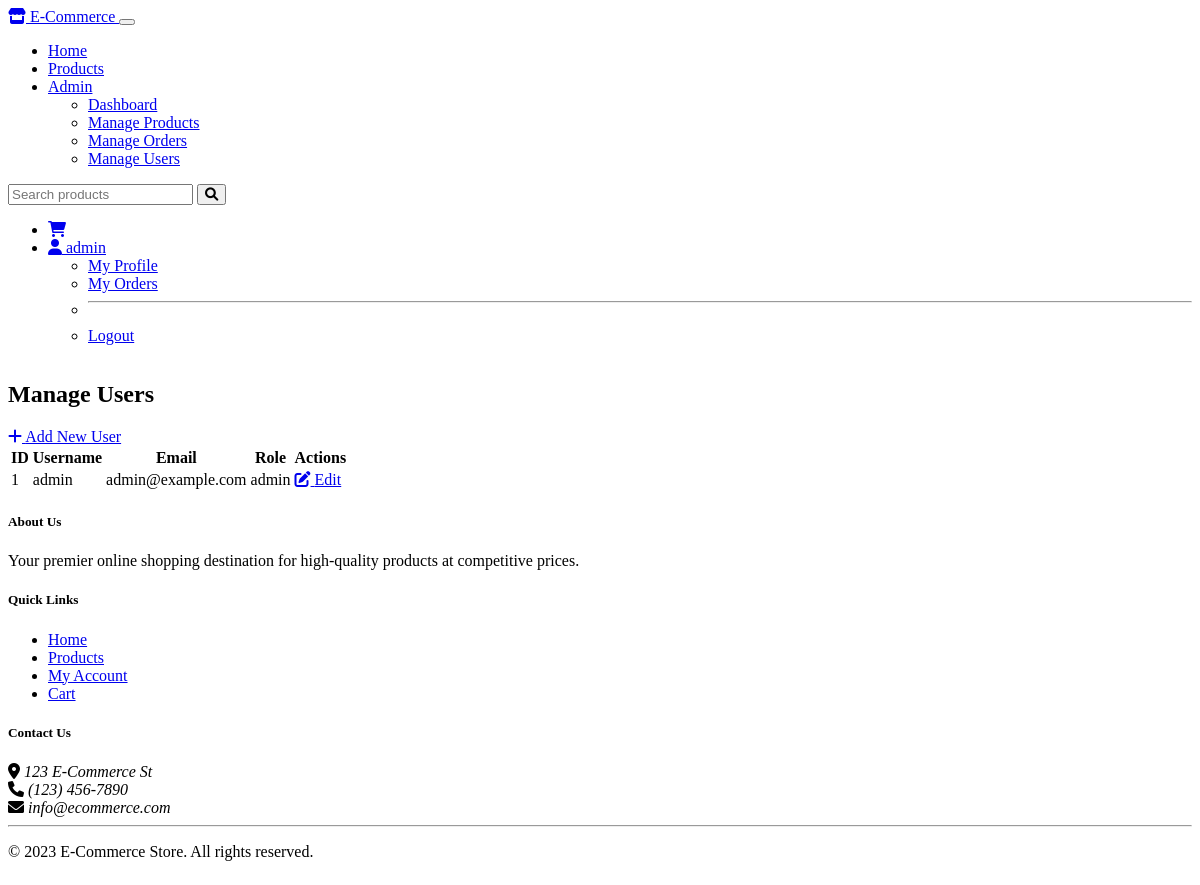
Page /admin/users (signed in) on the committed database.
### tables this page shows
CREATE TABLE users (
        id INTEGER PRIMARY KEY AUTOINCREMENT,
        username TEXT UNIQUE NOT NULL,
        email TEXT UNIQUE NOT NULL,
        password TEXT NOT NULL,
        role TEXT NOT NULL DEFAULT 'customer'
    );

### admin.py (the view)
@admin_bp.route('/users')
@login_required
@admin_required
def users():
    conn = get_db_connection()
    users = conn.execute('SELECT * FROM users ORDER BY id DESC').fetchall()
    conn.close()
    return render_template('admin/users.html', users=users)

### admin.py (called while the page is built)
def admin_required(f):
    @wraps(f)
    def decorated_function(*args, **kwargs):
        if not current_user.is_authenticated or current_user.role != 'admin':
            abort(403)
        return f(*args, **kwargs)
    return decorated_function

### app.py (called while the page is built)
def get_db_connection():
    conn = sqlite3.connect(DATABASE)
    conn.row_factory = sqlite3.Row
    return conn

### models.py (called while the page is built)
@login_manager.user_loader
def load_user(user_id):
    return User.get_by_id(user_id)

    @staticmethod
    def get_by_id(user_id):
        conn = get_db_connection()
        user = conn.execute('SELECT * FROM users WHERE id = ?', (user_id,)).fetchone()
        conn.close()
        if user:
            return User(
                id=user['id'],
                username=user['username'],
                email=user['email'],
                role=user['role']
            )
        return None

### templates/admin/users.html (shortened to what this page needs)
{% extends 'base.html' %}
{% block content %}
<div class="container">
    {% if is_edit %}
        <div class="row mb-4">
            <div class="col-12">
                <div class="d-flex justify-content-between align-items-center">
                    <h2>Edit User</h2>
                    <a href="{{ url_for('admin.users') }}" class="btn btn-secondary">Back to Users</a>
                </div>
            </div>
        </div>
        <div class="row">
            <div class="col-md-6 mx-auto">
                <div class="card">
                    <div class="card-body">
                        <form method="POST" action="{{ url_for('admin.edit_user', user_id=user.id) }}">
                            <div class="mb-3">
                                <label for="username" class="form-label">Username*</label>
                                <input type="text" class="form-control" id="username" name="username" value="{{ user.username }}" required>
                            </div>
                            <div class="mb-3">
                                <label for="email" class="form-label">Email*</label>
                                <input type="email" class="form-control" id="email" name="email" value="{{ user.email }}" required>
                            </div>
                            <div class="mb-3">
                                <label for="role" class="form-label">Role*</label>
                                <select class="form-select" id="role" name="role" required>
                                    <option value="admin" {% if user.role == 'admin' %}selected{% endif %}>Admin</option>
                                    <option value="customer" {% if user.role == 'customer' %}selected{% endif %}>Customer</option>
                                </select>
                            </div>
                            <div class="d-grid gap-2">
                                <button type="submit" class="btn btn-primary">Update User</button>
                            </div>
                        </form>
                    </div>
                </div>
            </div>
        </div>
    {% else %}
        <div class="row mb-4">
            <div class="col-12">
                <div class="d-flex justify-content-between align-items-center">
                    <h2>Manage Users</h2>
                    <a href="{{ url_for('admin.add_user') }}" class="btn btn-success">
                        <i class="fas fa-plus"></i> Add New User
                    </a>
                </div>
            </div>
        </div>
        <div class="row">
            <div class="col-12">
                <div class="card">
                    <div class="card-body">
                        {% if users %}
                        <div class="table-responsive">
                            <table class="table table-hover">
                                <thead>
                                    <tr>
                                        <th>ID</th>
                                        <th>Username</th>
                                        <th>Email</th>
                                        <th>Role</th>
                                        <th>Actions</th>
                                    </tr>
                                </thead>
                                <tbody>
                                    {% for user in users %}
                                    <tr>
                                        <td>{{ user.id }}</td>
                                        <td>{{ user.username }}</td>
                                        <td>{{ user.email }}</td>
                                        <td>
                                            <span class="badge bg-{% if user.role == 'admin' %}danger{% else %}info{% endif %}">
                                                {{ user.role }}
                                            </span>
                                        </td>
                                        <td>
                                            <div class="btn-group" role="group">
                                                <a href="{{ url_for('admin.edit_user', user_id=user.id) }}" class="btn btn-sm btn-warning">
                                                    <i class="fas fa-edit"></i> Edit
                                                </a>
                                            </div>
                                        </td>
                                    </tr>
                                    {% endfor %}
                                </tbody>
                            </table>
                        </div>
                        {% else %}
                        <div class="alert alert-info">No users found.</div>
                        {% endif %}
                    </div>
                </div>
            </div>
        </div>
    {% endif %}
</div>
{% endblock %}

### templates/base.html (shortened to what this page needs)
<!DOCTYPE html>
<html lang="en" data-bs-theme="dark">
<head>
    <link rel="stylesheet" href="https://cdn.replit.com/agent/bootstrap-agent-dark-theme.min.css">
    <link rel="stylesheet" href="https://cdnjs.cloudflare.com/ajax/libs/font-awesome/6.0.0/css/all.min.css">
    <link rel="stylesheet" href="{{ url_for('static', filename='css/custom.css') }}">
</head>
<body>
    <nav class="navbar navbar-expand-lg navbar-dark bg-dark">
        <div class="container">
            <a class="navbar-brand" href="{{ url_for('index') }}">
                <i class="fas fa-store"></i> E-Commerce
            </a>
            <button class="navbar-toggler" type="button" data-bs-toggle="collapse" data-bs-target="#navbarNav" aria-controls="navbarNav" aria-expanded="false" aria-label="Toggle navigation">
            </button>
            <div class="collapse navbar-collapse" id="navbarNav">
                <ul class="navbar-nav me-auto">
                    <li class="nav-item">
                        <a class="nav-link" href="{{ url_for('index') }}">Home</a>
                    </li>
                    <li class="nav-item">
                        <a class="nav-link" href="{{ url_for('shop.products') }}">Products</a>
                    </li>
                    {% if current_user.is_authenticated %}
                        {% if current_user.role == 'admin' %}
                            <li class="nav-item dropdown">
                                <a class="nav-link dropdown-toggle" href="#" id="adminDropdown" role="button" data-bs-toggle="dropdown" aria-expanded="false">
                                    Admin
                                </a>
                                <ul class="dropdown-menu" aria-labelledby="adminDropdown">
                                    <li><a class="dropdown-item" href="{{ url_for('admin.dashboard') }}">Dashboard</a></li>
                                    <li><a class="dropdown-item" href="{{ url_for('admin.products') }}">Manage Products</a></li>
                                    <li><a class="dropdown-item" href="{{ url_for('admin.orders') }}">Manage Orders</a></li>
                                    <li><a class="dropdown-item" href="{{ url_for('admin.users') }}">Manage Users</a></li>
                                </ul>
                            </li>
                        {% endif %}
                    {% endif %}
                </ul>
                <form class="d-flex me-2" action="{{ url_for('shop.products') }}" method="GET">
                    <input class="form-control me-2" type="search" name="search" placeholder="Search products" aria-label="Search">
                    <button class="btn btn-outline-light" type="submit">
                        <i class="fas fa-search"></i>
                    </button>
                </form>
                <ul class="navbar-nav">
                    {% if current_user.is_authenticated %}
                        <li class="nav-item">
                            <a class="nav-link position-relative" href="{{ url_for('cart.view_cart') }}">
                                <i class="fas fa-shopping-cart"></i>
                            </a>
                        </li>
                        <li class="nav-item dropdown">
                            <a class="nav-link dropdown-toggle" href="#" id="userDropdown" role="button" data-bs-toggle="dropdown" aria-expanded="false">
                                <i class="fas fa-user"></i> {{ current_user.username }}
                            </a>
                            <ul class="dropdown-menu dropdown-menu-end" aria-labelledby="userDropdown">
                                <li><a class="dropdown-item" href="{{ url_for('shop.profile') }}">My Profile</a></li>
                                <li><a class="dropdown-item" href="{{ url_for('shop.orders') }}">My Orders</a></li>
                                <li><hr class="dropdown-divider"></li>
                                <li><a class="dropdown-item" href="{{ url_for('auth.logout') }}">Logout</a></li>
                            </ul>
                        </li>
                    {% endif %}
                </ul>
            </div>
        </div>
    </nav>
    <main class="py-4">
        {% block content %}{% endblock %}
    </main>
    <footer class="bg-dark text-white py-4 mt-5">
        <div class="container">
            <div class="row">
                <div class="col-md-4">
                    <h5>About Us</h5>
                    <p>Your premier online shopping destination for high-quality products at competitive prices.</p>
                </div>
                <div class="col-md-4">
                    <h5>Quick Links</h5>
                    <ul class="list-unstyled">
                        <li><a href="{{ url_for('index') }}" class="text-white">Home</a></li>
                        <li><a href="{{ url_for('shop.products') }}" class="text-white">Products</a></li>
                        {% if current_user.is_authenticated %}
                            <li><a href="{{ url_for('shop.profile') }}" class="text-white">My Account</a></li>
                            <li><a href="{{ url_for('cart.view_cart') }}" class="text-white">Cart</a></li>
                        {% else %}
                            <li><a href="{{ url_for('auth.login') }}" class="text-white">Login</a></li>
                            <li><a href="{{ url_for('auth.register') }}" class="text-white">Register</a></li>
                        {% endif %}
                    </ul>
                </div>
                <div class="col-md-4">
                    <h5>Contact Us</h5>
                    <address>
                        <i class="fas fa-map-marker-alt"></i> 123 E-Commerce St<br>
                        <i class="fas fa-phone"></i> (123) 456-7890<br>
                        <i class="fas fa-envelope"></i> info@ecommerce.com
                    </address>
                </div>
            </div>
            <hr>
            <div class="text-center">
                <p>&copy; 2023 E-Commerce Store. All rights reserved.</p>
            </div>
        </div>
    </footer>
</body>
</html>

### static/css/custom.css (style rules this page uses)
body { min-height: 100vh; display: flex; flex-direction: column; }
main { flex: 1; }

### rows in the picture
users: username "admin", id "1", email "admin@example.com", role "admin"
